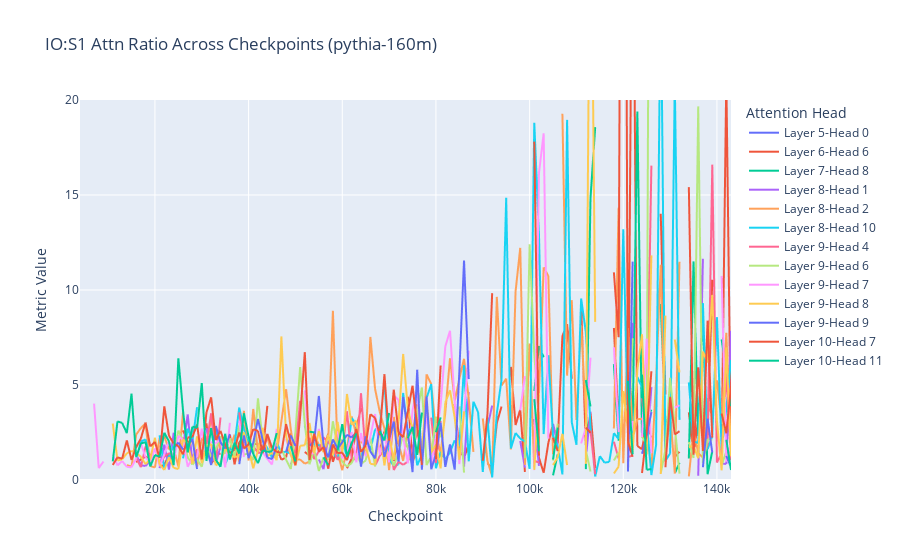

The notebook cell saved with this chart:
### Code cell
all_heads_io_attn = plot_head_circuit_scores(MODEL_NAME, io_s1_attn_ratio, title= f'IO:S1 Attn Ratio Across Checkpoints ({MODEL_NAME})', limit_to_list=all_nmh, range_y=[0, 20])

### Figure 1 — Plotly figure (JSON) as saved in the notebook; plotly's stock layout.template omitted (floating-point values rounded to 4 significant figures; data arrays with more than 128 entries replaced by an {"elided": "..."} marker saying what was removed)
{"data": [{"hovertemplate": "Layer-Head=Layer 5-Head 0<br>Checkpoint=%{x}<br>Metric Value=%{y}<extra></extra>", "legendgroup": "Layer 5-Head 0", "line": {"color": "#636efa", "dash": "solid"}, "marker": {"symbol": "circle"}, "mode": "lines", "name": "Layer 5-Head 0", "showlegend": true, "type": "scattergl", "x": {"elided": "140 int values"}, "xaxis": "x", "y": {"elided": "140 float values"}, "yaxis": "y"}, {"hovertemplate": "Layer-Head=Layer 6-Head 6<br>Checkpoint=%{x}<br>Metric Value=%{y}<extra></extra>", "legendgroup": "Layer 6-Head 6", "line": {"color": "#EF553B", "dash": "solid"}, "marker": {"symbol": "circle"}, "mode": "lines", "name": "Layer 6-Head 6", "showlegend": true, "type": "scattergl", "x": {"elided": "140 int values"}, "xaxis": "x", "y": {"elided": "140 float values"}, "yaxis": "y"}, {"hovertemplate": "Layer-Head=Layer 7-Head 8<br>Checkpoint=%{x}<br>Metric Value=%{y}<extra></extra>", "legendgroup": "Layer 7-Head 8", "line": {"color": "#00cc96", "dash": "solid"}, "marker": {"symbol": "circle"}, "mode": "lines", "name": "Layer 7-Head 8", "showlegend": true, "type": "scattergl", "x": {"elided": "140 int values"}, "xaxis": "x", "y": {"elided": "140 float values"}, "yaxis": "y"}, {"hovertemplate": "Layer-Head=Layer 8-Head 1<br>Checkpoint=%{x}<br>Metric Value=%{y}<extra></extra>", "legendgroup": "Layer 8-Head 1", "line": {"color": "#ab63fa", "dash": "solid"}, "marker": {"symbol": "circle"}, "mode": "lines", "name": "Layer 8-Head 1", "showlegend": true, "type": "scattergl", "x": {"elided": "140 int values"}, "xaxis": "x", "y": {"elided": "140 float values"}, "yaxis": "y"}, {"hovertemplate": "Layer-Head=Layer 8-Head 2<br>Checkpoint=%{x}<br>Metric Value=%{y}<extra></extra>", "legendgroup": "Layer 8-Head 2", "line": {"color": "#FFA15A", "dash": "solid"}, "marker": {"symbol": "circle"}, "mode": "lines", "name": "Layer 8-Head 2", "showlegend": true, "type": "scattergl", "x": {"elided": "140 int values"}, "xaxis": "x", "y": {"elided": "140 float values"}, "yaxis": "y"}, {"hovertemplate": "Layer-Head=Layer 8-Head 10<br>Checkpoint=%{x}<br>Metric Value=%{y}<extra></extra>", "legendgroup": "Layer 8-Head 10", "line": {"color": "#19d3f3", "dash": "solid"}, "marker": {"symbol": "circle"}, "mode": "lines", "name": "Layer 8-Head 10", "showlegend": true, "type": "scattergl", "x": {"elided": "140 int values"}, "xaxis": "x", "y": {"elided": "140 float values"}, "yaxis": "y"}, {"hovertemplate": "Layer-Head=Layer 9-Head 4<br>Checkpoint=%{x}<br>Metric Value=%{y}<extra></extra>", "legendgroup": "Layer 9-Head 4", "line": {"color": "#FF6692", "dash": "solid"}, "marker": {"symbol": "circle"}, "mode": "lines", "name": "Layer 9-Head 4", "showlegend": true, "type": "scattergl", "x": {"elided": "140 int values"}, "xaxis": "x", "y": {"elided": "140 float values"}, "yaxis": "y"}, {"hovertemplate": "Layer-Head=Layer 9-Head 6<br>Checkpoint=%{x}<br>Metric Value=%{y}<extra></extra>", "legendgroup": "Layer 9-Head 6", "line": {"color": "#B6E880", "dash": "solid"}, "marker": {"symbol": "circle"}, "mode": "lines", "name": "Layer 9-Head 6", "showlegend": true, "type": "scattergl", "x": {"elided": "140 int values"}, "xaxis": "x", "y": {"elided": "140 float values"}, "yaxis": "y"}, {"hovertemplate": "Layer-Head=Layer 9-Head 7<br>Checkpoint=%{x}<br>Metric Value=%{y}<extra></extra>", "legendgroup": "Layer 9-Head 7", "line": {"color": "#FF97FF", "dash": "solid"}, "marker": {"symbol": "circle"}, "mode": "lines", "name": "Layer 9-Head 7", "showlegend": true, "type": "scattergl", "x": {"elided": "140 int values"}, "xaxis": "x", "y": {"elided": "140 float values"}, "yaxis": "y"}, {"hovertemplate": "Layer-Head=Layer 9-Head 8<br>Checkpoint=%{x}<br>Metric Value=%{y}<extra></extra>", "legendgroup": "Layer 9-Head 8", "line": {"color": "#FECB52", "dash": "solid"}, "marker": {"symbol": "circle"}, "mode": "lines", "name": "Layer 9-Head 8", "showlegend": true, "type": "scattergl", "x": {"elided": "140 int values"}, "xaxis": "x", "y": {"elided": "140 float values"}, "yaxis": "y"}, {"hovertemplate": "Layer-Head=Layer 9-Head 9<br>Checkpoint=%{x}<br>Metric Value=%{y}<extra></extra>", "legendgroup": "Layer 9-Head 9", "line": {"color": "#636efa", "dash": "solid"}, "marker": {"symbol": "circle"}, "mode": "lines", "name": "Layer 9-Head 9", "showlegend": true, "type": "scattergl", "x": {"elided": "140 int values"}, "xaxis": "x", "y": {"elided": "140 float values"}, "yaxis": "y"}, {"hovertemplate": "Layer-Head=Layer 10-Head 7<br>Checkpoint=%{x}<br>Metric Value=%{y}<extra></extra>", "legendgroup": "Layer 10-Head 7", "line": {"color": "#EF553B", "dash": "solid"}, "marker": {"symbol": "circle"}, "mode": "lines", "name": "Layer 10-Head 7", "showlegend": true, "type": "scattergl", "x": {"elided": "140 int values"}, "xaxis": "x", "y": {"elided": "140 float values"}, "yaxis": "y"}, {"hovertemplate": "Layer-Head=Layer 10-Head 11<br>Checkpoint=%{x}<br>Metric Value=%{y}<extra></extra>", "legendgroup": "Layer 10-Head 11", "line": {"color": "#00cc96", "dash": "solid"}, "marker": {"symbol": "circle"}, "mode": "lines", "name": "Layer 10-Head 11", "showlegend": true, "type": "scattergl", "x": {"elided": "140 int values"}, "xaxis": "x", "y": {"elided": "140 float values"}, "yaxis": "y"}], "layout": {"legend": {"title": {"text": "Attention Head"}, "tracegroupgap": 0}, "title": {"text": "IO:S1 Attn Ratio Across Checkpoints (pythia-160m)"}, "xaxis": {"anchor": "y", "domain": [0, 1], "title": {"text": "Checkpoint"}}, "yaxis": {"anchor": "x", "domain": [0, 1], "range": [0, 20], "title": {"text": "Metric Value"}}}}
